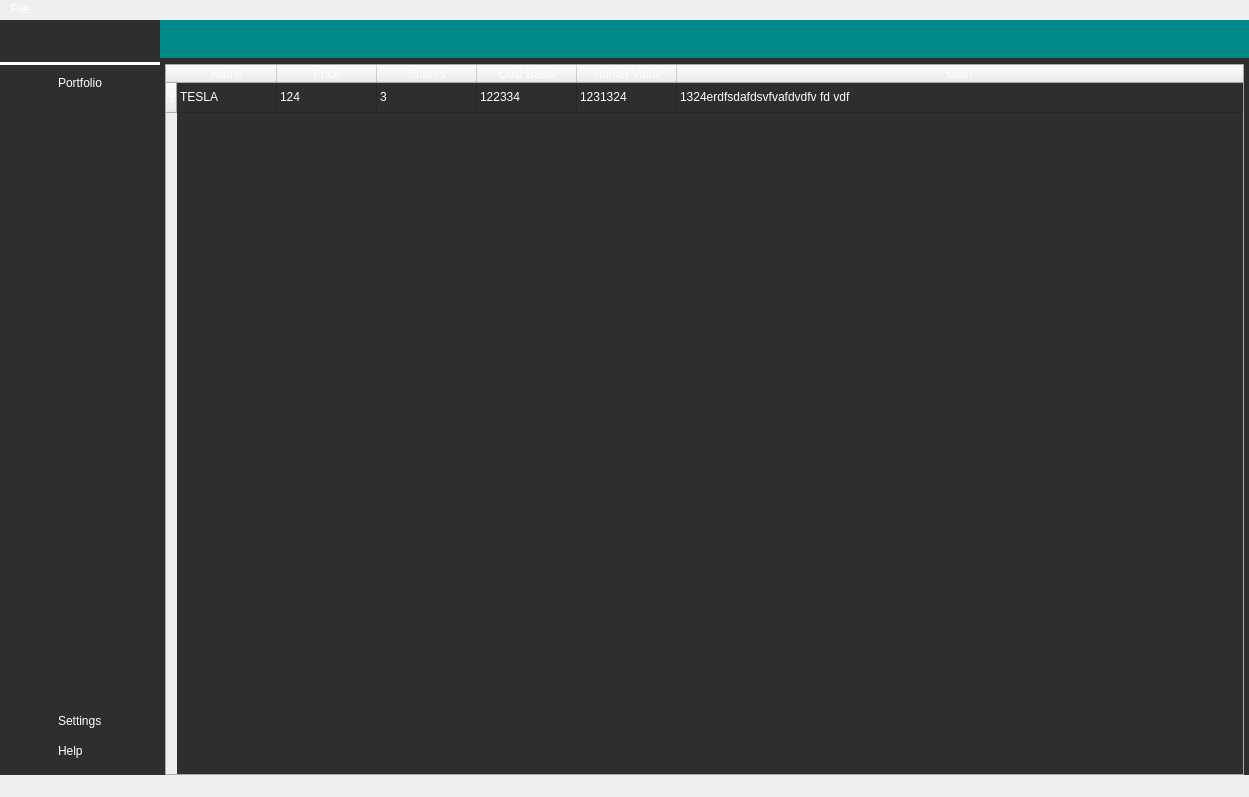
<?xml version="1.0" encoding="UTF-8"?>
<ui version="4.0">
 <class>MainWindow</class>
 <widget class="QMainWindow" name="MainWindow">
  <property name="geometry">
   <rect>
    <x>0</x>
    <y>0</y>
    <width>1249</width>
    <height>797</height>
   </rect>
  </property>
  <property name="windowTitle">
   <string>MainWindow</string>
  </property>
  <property name="styleSheet">
   <string notr="true">*{
  border: none;
  background-color: transparent;
  background: none;
  padding: 0;
  margin: 0;
  color: #fff;
}

#MainBodyContainer {
   background-color: #2E2E2E;
}
#LeftMenuContainer {
background-color: #2E2E2E;
}
#LeftMenuSubContainer  QPushButton {
	text-align: left;
   padding: 5px 10px;
	border-top-left-radius: 10px;
	border-bottom-left-radius: 10px;
}
#LeftMenuSubContainer  QPushButton:hover{
	background-color: #008B8B;
}
#menuFrame {
  border-bottom: 3px solid #fff;
}

#setting_frame,#help_frame {
border: 1px solid #fff;
}

#topBarLeftFrame, #topBarRightFrame, #addBtn {
padding: 0px;
margin: 0px;
}

#topBarFrame {
/*border-bottom: 1px solid #fff;*/
background-color:  #008B8B;
}


#LeftMenuSubContainer  #menuClose:hover{
	background-color: red;
}
</string>
  </property>
  <widget class="QWidget" name="centralwidget">
   <layout class="QHBoxLayout" name="horizontalLayout_2" stretch="1,1">
    <property name="spacing">
     <number>0</number>
    </property>
    <property name="leftMargin">
     <number>0</number>
    </property>
    <property name="topMargin">
     <number>1</number>
    </property>
    <property name="rightMargin">
     <number>0</number>
    </property>
    <property name="bottomMargin">
     <number>0</number>
    </property>
    <item>
     <widget class="QWidget" name="LeftMenuContainer" native="true">
      <property name="sizePolicy">
       <sizepolicy hsizetype="Preferred" vsizetype="Preferred">
        <horstretch>1</horstretch>
        <verstretch>0</verstretch>
       </sizepolicy>
      </property>
      <property name="maximumSize">
       <size>
        <width>160</width>
        <height>16777215</height>
       </size>
      </property>
      <layout class="QHBoxLayout" name="horizontalLayout_3" stretch="0">
       <property name="spacing">
        <number>1</number>
       </property>
       <property name="sizeConstraint">
        <enum>QLayout::SetMaximumSize</enum>
       </property>
       <property name="leftMargin">
        <number>0</number>
       </property>
       <property name="topMargin">
        <number>0</number>
       </property>
       <property name="rightMargin">
        <number>0</number>
       </property>
       <property name="bottomMargin">
        <number>0</number>
       </property>
       <item>
        <widget class="QWidget" name="LeftMenuSubContainer" native="true">
         <property name="sizePolicy">
          <sizepolicy hsizetype="Expanding" vsizetype="Expanding">
           <horstretch>1</horstretch>
           <verstretch>0</verstretch>
          </sizepolicy>
         </property>
         <property name="maximumSize">
          <size>
           <width>160</width>
           <height>16777215</height>
          </size>
         </property>
         <property name="sizeIncrement">
          <size>
           <width>0</width>
           <height>0</height>
          </size>
         </property>
         <property name="baseSize">
          <size>
           <width>0</width>
           <height>-1</height>
          </size>
         </property>
         <layout class="QVBoxLayout" name="verticalLayout_2" stretch="0,0,0,0,0">
          <property name="spacing">
           <number>-1</number>
          </property>
          <property name="sizeConstraint">
           <enum>QLayout::SetDefaultConstraint</enum>
          </property>
          <property name="leftMargin">
           <number>0</number>
          </property>
          <property name="topMargin">
           <number>12</number>
          </property>
          <property name="rightMargin">
           <number>0</number>
          </property>
          <property name="bottomMargin">
           <number>0</number>
          </property>
          <item alignment="Qt::AlignHCenter|Qt::AlignTop">
           <widget class="QFrame" name="closeFrame">
            <property name="sizePolicy">
             <sizepolicy hsizetype="Expanding" vsizetype="Preferred">
              <horstretch>1</horstretch>
              <verstretch>0</verstretch>
             </sizepolicy>
            </property>
            <property name="frameShape">
             <enum>QFrame::StyledPanel</enum>
            </property>
            <property name="frameShadow">
             <enum>QFrame::Raised</enum>
            </property>
            <layout class="QVBoxLayout" name="verticalLayout_13">
             <property name="leftMargin">
              <number>0</number>
             </property>
             <property name="topMargin">
              <number>0</number>
             </property>
             <property name="rightMargin">
              <number>0</number>
             </property>
             <property name="bottomMargin">
              <number>0</number>
             </property>
             <item alignment="Qt::AlignLeft">
              <widget class="QPushButton" name="menuClose">
               <property name="sizePolicy">
                <sizepolicy hsizetype="Expanding" vsizetype="Fixed">
                 <horstretch>1</horstretch>
                 <verstretch>0</verstretch>
                </sizepolicy>
               </property>
               <property name="text">
                <string/>
               </property>
               <property name="icon">
                <iconset resource="resources.qrc">
                 <normaloff>:/icons/sample-qt/icons/x-circle.svg</normaloff>:/icons/sample-qt/icons/x-circle.svg</iconset>
               </property>
               <property name="iconSize">
                <size>
                 <width>24</width>
                 <height>24</height>
                </size>
               </property>
              </widget>
             </item>
            </layout>
           </widget>
          </item>
          <item>
           <widget class="QFrame" name="menuFrame">
            <property name="sizePolicy">
             <sizepolicy hsizetype="Preferred" vsizetype="Preferred">
              <horstretch>0</horstretch>
              <verstretch>0</verstretch>
             </sizepolicy>
            </property>
            <property name="frameShape">
             <enum>QFrame::StyledPanel</enum>
            </property>
            <property name="frameShadow">
             <enum>QFrame::Raised</enum>
            </property>
            <layout class="QVBoxLayout" name="verticalLayout_3">
             <property name="leftMargin">
              <number>0</number>
             </property>
             <property name="topMargin">
              <number>0</number>
             </property>
             <property name="rightMargin">
              <number>0</number>
             </property>
             <property name="bottomMargin">
              <number>0</number>
             </property>
            </layout>
           </widget>
          </item>
          <item alignment="Qt::AlignHCenter">
           <widget class="QFrame" name="portFolioBtnFrame">
            <property name="frameShape">
             <enum>QFrame::StyledPanel</enum>
            </property>
            <property name="frameShadow">
             <enum>QFrame::Raised</enum>
            </property>
            <layout class="QVBoxLayout" name="verticalLayout_4">
             <property name="leftMargin">
              <number>30</number>
             </property>
             <property name="topMargin">
              <number>0</number>
             </property>
             <property name="rightMargin">
              <number>30</number>
             </property>
             <item>
              <widget class="QPushButton" name="portfolioBtn">
               <property name="text">
                <string>Portfolio</string>
               </property>
               <property name="icon">
                <iconset resource="resources.qrc">
                 <normaloff>:/icons/sample-qt/icons/home.svg</normaloff>:/icons/sample-qt/icons/home.svg</iconset>
               </property>
               <property name="iconSize">
                <size>
                 <width>24</width>
                 <height>24</height>
                </size>
               </property>
              </widget>
             </item>
            </layout>
           </widget>
          </item>
          <item>
           <widget class="QFrame" name="frame_3">
            <property name="sizePolicy">
             <sizepolicy hsizetype="Preferred" vsizetype="Expanding">
              <horstretch>0</horstretch>
              <verstretch>0</verstretch>
             </sizepolicy>
            </property>
            <property name="frameShape">
             <enum>QFrame::StyledPanel</enum>
            </property>
            <property name="frameShadow">
             <enum>QFrame::Raised</enum>
            </property>
            <layout class="QVBoxLayout" name="verticalLayout_5"/>
           </widget>
          </item>
          <item alignment="Qt::AlignHCenter">
           <widget class="QFrame" name="frame_4">
            <property name="sizePolicy">
             <sizepolicy hsizetype="Expanding" vsizetype="Preferred">
              <horstretch>1</horstretch>
              <verstretch>0</verstretch>
             </sizepolicy>
            </property>
            <property name="frameShape">
             <enum>QFrame::StyledPanel</enum>
            </property>
            <property name="frameShadow">
             <enum>QFrame::Raised</enum>
            </property>
            <layout class="QVBoxLayout" name="verticalLayout_6">
             <property name="leftMargin">
              <number>30</number>
             </property>
             <property name="topMargin">
              <number>12</number>
             </property>
             <property name="rightMargin">
              <number>30</number>
             </property>
             <property name="bottomMargin">
              <number>12</number>
             </property>
             <item>
              <widget class="QPushButton" name="settingsBtn">
               <property name="text">
                <string>Settings</string>
               </property>
               <property name="icon">
                <iconset resource="resources.qrc">
                 <normaloff>:/icons/sample-qt/icons/settings.svg</normaloff>:/icons/sample-qt/icons/settings.svg</iconset>
               </property>
               <property name="iconSize">
                <size>
                 <width>24</width>
                 <height>24</height>
                </size>
               </property>
              </widget>
             </item>
             <item>
              <widget class="QPushButton" name="helpBtn">
               <property name="text">
                <string>Help</string>
               </property>
               <property name="icon">
                <iconset resource="resources.qrc">
                 <normaloff>:/icons/sample-qt/icons/help-circle.svg</normaloff>:/icons/sample-qt/icons/help-circle.svg</iconset>
               </property>
               <property name="iconSize">
                <size>
                 <width>24</width>
                 <height>24</height>
                </size>
               </property>
              </widget>
             </item>
            </layout>
           </widget>
          </item>
         </layout>
        </widget>
       </item>
      </layout>
     </widget>
    </item>
    <item>
     <widget class="QWidget" name="MainBodyContainer" native="true">
      <property name="sizePolicy">
       <sizepolicy hsizetype="Preferred" vsizetype="Preferred">
        <horstretch>1</horstretch>
        <verstretch>0</verstretch>
       </sizepolicy>
      </property>
      <property name="styleSheet">
       <string notr="true">#tableContainer {
background-color: #2E2E2E;
border: none;
}

#tableWidget {
background-color: #2E2E2E;
border: 1px solid #aaa;
 border-top-color: #aaa; 
}

QScrollBar:horizontal {
    border: 1px solid #aaa;
    background: #aaa;
    height: 12px;
    margin: 0 20px 0 20px;
}</string>
      </property>
      <layout class="QHBoxLayout" name="horizontalLayout">
       <property name="leftMargin">
        <number>0</number>
       </property>
       <property name="topMargin">
        <number>0</number>
       </property>
       <property name="rightMargin">
        <number>0</number>
       </property>
       <property name="bottomMargin">
        <number>0</number>
       </property>
       <item>
        <widget class="QWidget" name="tableContainer" native="true">
         <layout class="QVBoxLayout" name="verticalLayout_7">
          <property name="leftMargin">
           <number>0</number>
          </property>
          <property name="topMargin">
           <number>0</number>
          </property>
          <property name="rightMargin">
           <number>0</number>
          </property>
          <property name="bottomMargin">
           <number>0</number>
          </property>
          <item>
           <widget class="QFrame" name="topBarFrame">
            <property name="maximumSize">
             <size>
              <width>16777215</width>
              <height>16777215</height>
             </size>
            </property>
            <property name="frameShape">
             <enum>QFrame::StyledPanel</enum>
            </property>
            <property name="frameShadow">
             <enum>QFrame::Raised</enum>
            </property>
            <property name="lineWidth">
             <number>1</number>
            </property>
            <property name="midLineWidth">
             <number>0</number>
            </property>
            <layout class="QHBoxLayout" name="horizontalLayout_4">
             <property name="spacing">
              <number>-1</number>
             </property>
             <property name="topMargin">
              <number>12</number>
             </property>
             <property name="rightMargin">
              <number>12</number>
             </property>
             <property name="bottomMargin">
              <number>12</number>
             </property>
             <item alignment="Qt::AlignLeft">
              <widget class="QFrame" name="topBarRightFrame">
               <property name="frameShape">
                <enum>QFrame::StyledPanel</enum>
               </property>
               <property name="frameShadow">
                <enum>QFrame::Raised</enum>
               </property>
               <layout class="QHBoxLayout" name="horizontalLayout_6">
                <property name="leftMargin">
                 <number>0</number>
                </property>
                <property name="topMargin">
                 <number>0</number>
                </property>
                <property name="rightMargin">
                 <number>0</number>
                </property>
                <property name="bottomMargin">
                 <number>0</number>
                </property>
                <item>
                 <widget class="QPushButton" name="menuOpenBtn">
                  <property name="toolTip">
                   <string>Menus</string>
                  </property>
                  <property name="autoFillBackground">
                   <bool>false</bool>
                  </property>
                  <property name="text">
                   <string/>
                  </property>
                  <property name="icon">
                   <iconset resource="resources.qrc">
                    <normaloff>:/icons/sample-qt/icons/menu.svg</normaloff>:/icons/sample-qt/icons/menu.svg</iconset>
                  </property>
                  <property name="iconSize">
                   <size>
                    <width>24</width>
                    <height>24</height>
                   </size>
                  </property>
                 </widget>
                </item>
               </layout>
              </widget>
             </item>
             <item alignment="Qt::AlignRight">
              <widget class="QFrame" name="topBarLeftFrame">
               <property name="frameShape">
                <enum>QFrame::StyledPanel</enum>
               </property>
               <property name="frameShadow">
                <enum>QFrame::Raised</enum>
               </property>
               <layout class="QHBoxLayout" name="horizontalLayout_5">
                <property name="spacing">
                 <number>25</number>
                </property>
                <property name="leftMargin">
                 <number>0</number>
                </property>
                <property name="topMargin">
                 <number>0</number>
                </property>
                <property name="rightMargin">
                 <number>0</number>
                </property>
                <property name="bottomMargin">
                 <number>0</number>
                </property>
                <item>
                 <widget class="QPushButton" name="addBtn">
                  <property name="toolTip">
                   <string>Add</string>
                  </property>
                  <property name="text">
                   <string/>
                  </property>
                  <property name="icon">
                   <iconset resource="resources.qrc">
                    <normaloff>:/icons/sample-qt/icons/plus-circle.svg</normaloff>:/icons/sample-qt/icons/plus-circle.svg</iconset>
                  </property>
                  <property name="iconSize">
                   <size>
                    <width>18</width>
                    <height>18</height>
                   </size>
                  </property>
                 </widget>
                </item>
                <item>
                 <widget class="QPushButton" name="refreshBtn">
                  <property name="toolTip">
                   <string>Refresh</string>
                  </property>
                  <property name="text">
                   <string/>
                  </property>
                  <property name="icon">
                   <iconset resource="resources.qrc">
                    <normaloff>:/icons/sample-qt/icons/refresh-cw.svg</normaloff>:/icons/sample-qt/icons/refresh-cw.svg</iconset>
                  </property>
                  <property name="iconSize">
                   <size>
                    <width>18</width>
                    <height>18</height>
                   </size>
                  </property>
                 </widget>
                </item>
               </layout>
              </widget>
             </item>
            </layout>
           </widget>
          </item>
          <item>
           <widget class="QFrame" name="frame_pages">
            <property name="frameShape">
             <enum>QFrame::StyledPanel</enum>
            </property>
            <property name="frameShadow">
             <enum>QFrame::Raised</enum>
            </property>
            <layout class="QVBoxLayout" name="verticalLayout_8" stretch="0">
             <property name="leftMargin">
              <number>5</number>
             </property>
             <property name="topMargin">
              <number>0</number>
             </property>
             <property name="rightMargin">
              <number>5</number>
             </property>
             <property name="bottomMargin">
              <number>0</number>
             </property>
             <item>
              <widget class="QStackedWidget" name="stackedWidget">
               <property name="currentIndex">
                <number>0</number>
               </property>
               <widget class="QWidget" name="portfolio_page">
                <layout class="QVBoxLayout" name="verticalLayout_10">
                 <property name="leftMargin">
                  <number>0</number>
                 </property>
                 <property name="topMargin">
                  <number>0</number>
                 </property>
                 <property name="rightMargin">
                  <number>0</number>
                 </property>
                 <property name="bottomMargin">
                  <number>0</number>
                 </property>
                 <item>
                  <widget class="QFrame" name="tableFrame">
                   <property name="sizePolicy">
                    <sizepolicy hsizetype="Preferred" vsizetype="Preferred">
                     <horstretch>1</horstretch>
                     <verstretch>1</verstretch>
                    </sizepolicy>
                   </property>
                   <property name="frameShape">
                    <enum>QFrame::StyledPanel</enum>
                   </property>
                   <property name="frameShadow">
                    <enum>QFrame::Sunken</enum>
                   </property>
                   <layout class="QVBoxLayout" name="verticalLayout_9">
                    <property name="leftMargin">
                     <number>0</number>
                    </property>
                    <property name="topMargin">
                     <number>0</number>
                    </property>
                    <property name="rightMargin">
                     <number>0</number>
                    </property>
                    <property name="bottomMargin">
                     <number>0</number>
                    </property>
                    <item>
                     <widget class="QTableWidget" name="tableWidget">
                      <property name="sizePolicy">
                       <sizepolicy hsizetype="Expanding" vsizetype="Expanding">
                        <horstretch>0</horstretch>
                        <verstretch>0</verstretch>
                       </sizepolicy>
                      </property>
                      <property name="frameShadow">
                       <enum>QFrame::Raised</enum>
                      </property>
                      <property name="midLineWidth">
                       <number>1</number>
                      </property>
                      <property name="sizeAdjustPolicy">
                       <enum>QAbstractScrollArea::AdjustToContents</enum>
                      </property>
                      <property name="iconSize">
                       <size>
                        <width>12</width>
                        <height>12</height>
                       </size>
                      </property>
                      <attribute name="horizontalHeaderCascadingSectionResizes">
                       <bool>false</bool>
                      </attribute>
                      <attribute name="horizontalHeaderMinimumSectionSize">
                       <number>40</number>
                      </attribute>
                      <attribute name="horizontalHeaderStretchLastSection">
                       <bool>true</bool>
                      </attribute>
                      <attribute name="verticalHeaderCascadingSectionResizes">
                       <bool>false</bool>
                      </attribute>
                      <attribute name="verticalHeaderStretchLastSection">
                       <bool>false</bool>
                      </attribute>
                      <row>
                       <property name="text">
                        <string>1</string>
                       </property>
                      </row>
                      <column>
                       <property name="text">
                        <string>Name</string>
                       </property>
                      </column>
                      <column>
                       <property name="text">
                        <string>Price</string>
                       </property>
                      </column>
                      <column>
                       <property name="text">
                        <string>Shares</string>
                       </property>
                      </column>
                      <column>
                       <property name="text">
                        <string>Cost Basis</string>
                       </property>
                      </column>
                      <column>
                       <property name="text">
                        <string>Market Value</string>
                       </property>
                      </column>
                      <column>
                       <property name="text">
                        <string>Gain</string>
                       </property>
                      </column>
                      <item row="0" column="0">
                       <property name="text">
                        <string>TESLA</string>
                       </property>
                      </item>
                      <item row="0" column="1">
                       <property name="text">
                        <string>124</string>
                       </property>
                      </item>
                      <item row="0" column="2">
                       <property name="text">
                        <string>3</string>
                       </property>
                      </item>
                      <item row="0" column="3">
                       <property name="text">
                        <string>122334</string>
                       </property>
                      </item>
                      <item row="0" column="4">
                       <property name="text">
                        <string>1231324</string>
                       </property>
                      </item>
                      <item row="0" column="5">
                       <property name="text">
                        <string>1324erdfsdafdsvfvafdvdfv fd vdf </string>
                       </property>
                      </item>
                     </widget>
                    </item>
                   </layout>
                  </widget>
                 </item>
                </layout>
               </widget>
               <widget class="QWidget" name="setting_page">
                <widget class="QFrame" name="setting_frame">
                 <property name="geometry">
                  <rect>
                   <x>0</x>
                   <y>0</y>
                   <width>861</width>
                   <height>651</height>
                  </rect>
                 </property>
                 <property name="sizePolicy">
                  <sizepolicy hsizetype="Preferred" vsizetype="Preferred">
                   <horstretch>1</horstretch>
                   <verstretch>1</verstretch>
                  </sizepolicy>
                 </property>
                 <property name="minimumSize">
                  <size>
                   <width>0</width>
                   <height>0</height>
                  </size>
                 </property>
                 <property name="maximumSize">
                  <size>
                   <width>16777215</width>
                   <height>16777215</height>
                  </size>
                 </property>
                 <property name="frameShape">
                  <enum>QFrame::StyledPanel</enum>
                 </property>
                 <property name="frameShadow">
                  <enum>QFrame::Sunken</enum>
                 </property>
                 <layout class="QVBoxLayout" name="verticalLayout_11">
                  <property name="leftMargin">
                   <number>0</number>
                  </property>
                  <property name="topMargin">
                   <number>0</number>
                  </property>
                  <property name="rightMargin">
                   <number>0</number>
                  </property>
                  <property name="bottomMargin">
                   <number>0</number>
                  </property>
                  <item>
                   <widget class="QPushButton" name="pushButton">
                    <property name="text">
                     <string>settings push button</string>
                    </property>
                   </widget>
                  </item>
                 </layout>
                </widget>
               </widget>
               <widget class="QWidget" name="help_page">
                <widget class="QFrame" name="help_frame">
                 <property name="geometry">
                  <rect>
                   <x>0</x>
                   <y>0</y>
                   <width>1051</width>
                   <height>671</height>
                  </rect>
                 </property>
                 <property name="sizePolicy">
                  <sizepolicy hsizetype="Preferred" vsizetype="Preferred">
                   <horstretch>1</horstretch>
                   <verstretch>1</verstretch>
                  </sizepolicy>
                 </property>
                 <property name="frameShape">
                  <enum>QFrame::StyledPanel</enum>
                 </property>
                 <property name="frameShadow">
                  <enum>QFrame::Sunken</enum>
                 </property>
                 <layout class="QVBoxLayout" name="verticalLayout_12">
                  <property name="leftMargin">
                   <number>0</number>
                  </property>
                  <property name="topMargin">
                   <number>0</number>
                  </property>
                  <property name="rightMargin">
                   <number>0</number>
                  </property>
                  <property name="bottomMargin">
                   <number>0</number>
                  </property>
                  <item>
                   <widget class="QPushButton" name="pushButton_2">
                    <property name="text">
                     <string>help push button</string>
                    </property>
                   </widget>
                  </item>
                 </layout>
                </widget>
               </widget>
              </widget>
             </item>
            </layout>
           </widget>
          </item>
         </layout>
        </widget>
       </item>
      </layout>
     </widget>
    </item>
   </layout>
  </widget>
  <widget class="QMenuBar" name="menubar">
   <property name="geometry">
    <rect>
     <x>0</x>
     <y>0</y>
     <width>1249</width>
     <height>21</height>
    </rect>
   </property>
   <widget class="QMenu" name="menuFile">
    <property name="title">
     <string>File</string>
    </property>
   </widget>
   <addaction name="menuFile"/>
  </widget>
  <widget class="QStatusBar" name="statusbar"/>
 </widget>
 <resources>
  <include location="resources.qrc"/>
 </resources>
 <connections/>
</ui>
